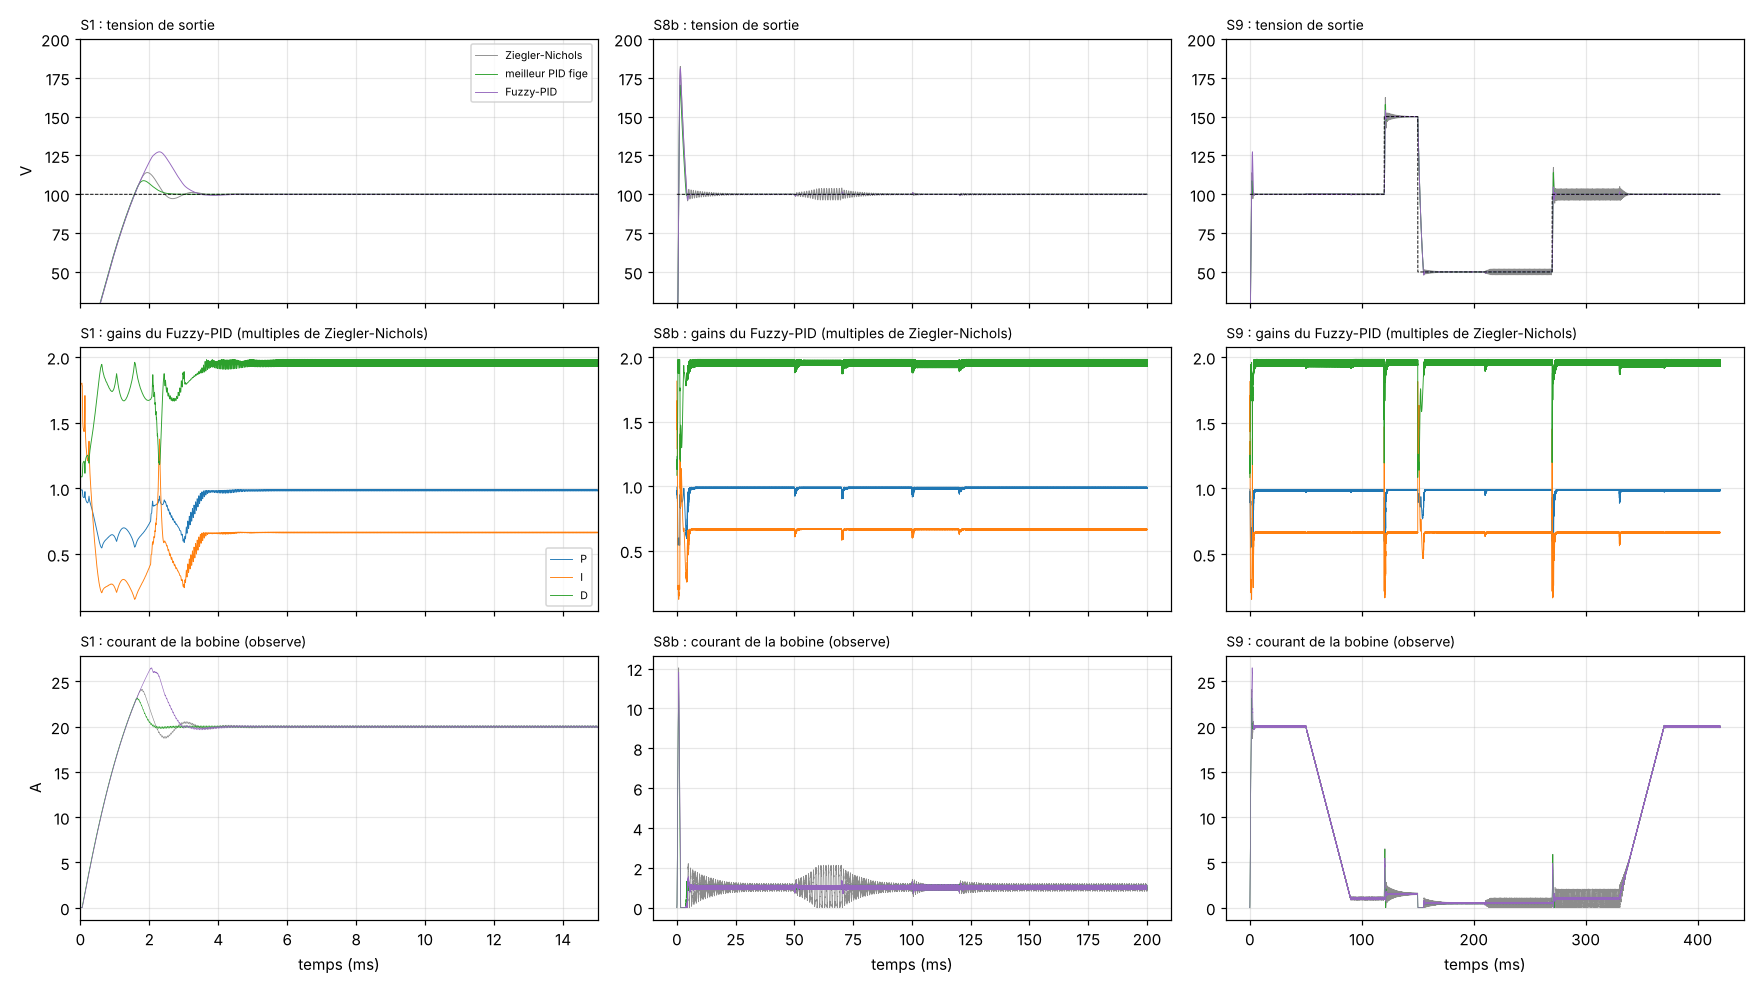

The script that saved this image:
# =============================================================================
# banc_fuzzy_pid.py
#
# VERSION
#   2 (6 octobre 2026) : ordonnancement flou de Zhao, Tomizuka et Isaka
#   (1993) sur le PID classique. Remplace la version 1 du meme jour (systeme
#   flou dans la coquille de l'ELM-PID), supprimee.
#
# OBJECTIF
#   Faire tourner le Fuzzy-PID sur le banc commun, sur les onze essais, a cote
#   de Ziegler-Nichols (meme PID, gains fixes) et du meilleur PID fige, et
#   ecrire ce que Simulink doit retrouver :
#     - predictions_banc_fuzzy_pid.json : resultats attendus sur les onze
#       essais, au format des autres fichiers de predictions (lu par
#       Simuler_Fuzzy_PID.m et Construction_Fuzzy_PID.m) ;
#     - fuzzy_pid_reglages.mat : les nombres de l'ordonnanceur (plages,
#       echelles, tables), lus par ordonnanceur_flou_zhao.m, pour que le bloc
#       et ce banc utilisent les memes nombres ;
#     - reference_rejeu_fuzzy_pid.mat : erreur et gains pas par pas sur
#       quatre essais, et le systeme flou seul sur une grille, que
#       Tester_Fuzzy_PID_Rejeu.m rejoue dans le bloc MATLAB.
#
# LA METHODE (detail, tables et ecarts declares : criteres_fuzzy_pid.txt)
#   A chaque periode Tc = 1/220 000 s :
#   1. e(k) = consigne - mesure, De(k) = e(k) - e(k-1) (0 au premier pas) ;
#      e' = e / E_M, De' = De / DE_M ; sept ensembles triangulaires par
#      entree (NB ... PB), extremites prolongees.
#   2. 49 regles (tableaux I, II, III de l'article) : poids mu_i = produit
#      des appartenances ; K'p = somme mu_i x_C(mu_i), K'd idem, alpha =
#      somme mu_i alpha_i, avec x_Small(mu) = exp(-4 mu), x_Big(mu) =
#      1 - exp(-4 mu).
#   3. Kp = Kp_min + (Kp_max - Kp_min) K'p ; Kd = Kd_min + (Kd_max - Kd_min) K'd ;
#      Ki = Kp^2 / (alpha Kd). Ce sont les champs P, I, D du bloc PID.
#   4. Le PID est le bloc "PID Controller" de Ziegler-Nichols (forme
#      Parallel, Forward Euler, filtre N, saturation [0.01 ; 0.99], clamping)
#      avec P, I, D recus a ce pas : memes operations que PIDClassique du
#      banc commun.
#
# FICHIERS NECESSAIRES (dans le meme dossier que ce script)
#   banc_commun.py (version 2.1), scenarios_communs.json, scenario_S*.mat,
#   predictions_banc_pid_fige.json.
#   Facultatif : banc_elm_pid_resultats.json, banc_pinn_pid_resultats.json
#   (s'ils sont la, leur J est rappele a la fin, sans melange).
#
# CE QUE PRODUIT CE SCRIPT
#   predictions_banc_fuzzy_pid.json, fuzzy_pid_reglages.mat,
#   reference_rejeu_fuzzy_pid.mat, banc_fuzzy_pid_resultats.json,
#   banc_fuzzy_pid.png (tension, gains et courant sur S1, S8b et S9),
#   fuzzy_pid_surfaces.png (K'p, K'd et alpha en fonction de e' et De').
#
# BIBLIOTHEQUES NECESSAIRES (pip install numpy scipy matplotlib)
#
# COMMENT LANCER CE SCRIPT
#   python banc_fuzzy_pid.py      (quelques minutes)
#
# ORDRE D'EXECUTION
#   1. ce script ; 2. Tester_Fuzzy_PID_Rejeu.m ; 3. Construction_Fuzzy_PID.m ;
#   4. verifier_modele_fuzzy_pid.py ; 5. Simuler_Fuzzy_PID.m.
# =============================================================================


# %% ETAPE 0 : bibliotheques, reglages et definitions du banc commun

import os                                     # chemins de fichiers
import json                                   # lecture et ecriture au format texte
import math                                   # exponentielle (meme fonction scalaire que MATLAB)
import time                                   # duree d'execution
import numpy as np                            # calcul numerique
from scipy.io import savemat                  # fichiers .mat
import matplotlib.pyplot as plt               # figures

try:                                          # dossier du script (ou dossier courant dans un notebook)
    DOSSIER_FUZZY = os.path.dirname(os.path.abspath(__file__))
except NameError:
    DOSSIER_FUZZY = os.getcwd()

with open(os.path.join(DOSSIER_FUZZY, "banc_commun.py"), encoding="utf-8") as f:
    SOURCE_BANC = f.read()
MARQUE = "# === FIN DES DEFINITIONS DU BANC COMMUN ==="
if MARQUE not in SOURCE_BANC or "iL_max_dem_A" not in SOURCE_BANC:
    raise RuntimeError("banc_commun.py n'est pas la version 2.1 (observation du courant) : prendre la version a jour.")
exec(SOURCE_BANC[:SOURCE_BANC.index(MARQUE)])  # constantes, essais, Circuit, simuler, grandeurs, PIDClassique

T_DEBUT = time.time()                         # pour la duree totale
ESSAIS = {sc["code"]: sc for sc in SCENARIOS}  # les onze essais, par code
CODES_IAE = ["S1", "S3", "S4", "S5", "S6", "S7a", "S7b", "S8a", "S8b", "S9"]   # IAE de 30 ms a la fin
CODES_DEM = ["S1", "S8a", "S8b"]              # IAE du demarrage (5, 25 et 98 ohms)
K30 = int(round(0.03 / TC))                   # instant 30 ms (numero de pas Tc)
CODES_REJEU = ["S1", "S7a", "S8b", "S9"]      # essais rejoues dans le bloc MATLAB

# Ecart 1 : Ku et Tu equivalents (regle du point critique appliquee a l'envers aux gains de Ziegler-Nichols)
KU = PID_P / 0.6                              # Kp = 0.6 Ku
TU = 2.0 * PID_P / PID_I                      # Ti = P / I = 0.5 Tu
KP_MIN, KP_MAX = 0.32 * KU, 0.6 * KU          # eq. 12
KD_MIN, KD_MAX = 0.08 * KU * TU, 0.15 * KU * TU
# Ecart 2 : echelles de e et De
E_M = 100.0                                   # hauteur de l'echelon de consigne (V)
PENTE_BO = 81937.0                            # pente maximale de la reponse indicielle en boucle ouverte (V/s)
DE_M = PENTE_BO * TC                          # (V par periode Tc)

# Tableaux I, II, III de l'article (lignes e = NB..PB, colonnes De = NB..PB) ; 1 = Big, 0 = Small
B, S = 1, 0
TABLE_KP = np.array([[B, B, B, B, B, B, B],
                     [S, B, B, B, B, B, S],
                     [S, S, B, B, B, S, S],
                     [S, S, S, B, S, S, S],
                     [S, S, B, B, B, S, S],
                     [S, B, B, B, B, B, S],
                     [B, B, B, B, B, B, B]])
TABLE_KD = np.array([[S, S, S, S, S, S, S],
                     [B, B, S, S, S, B, B],
                     [B, B, B, S, B, B, B],
                     [B, B, B, B, B, B, B],
                     [B, B, B, S, B, B, B],
                     [B, B, S, S, S, B, B],
                     [S, S, S, S, S, S, S]])
TABLE_ALPHA = np.array([[2, 2, 2, 2, 2, 2, 2],
                        [3, 3, 2, 2, 2, 3, 3],
                        [4, 3, 3, 2, 3, 3, 4],
                        [5, 4, 3, 3, 3, 4, 5],
                        [4, 3, 3, 2, 3, 3, 4],
                        [3, 3, 2, 2, 2, 3, 3],
                        [2, 2, 2, 2, 2, 2, 2]], dtype=float)
# Controle avec le texte de l'article (points a1 et b1 de la fig. 4)
if not (TABLE_KP[6, 3] == B and TABLE_KD[6, 3] == S and TABLE_ALPHA[6, 3] == 2
        and TABLE_KP[3, 0] == S and TABLE_KD[3, 0] == B and TABLE_ALPHA[3, 0] == 5):
    raise RuntimeError("Les tables ne redonnent pas les deux regles citees dans le texte de l'article.")
for T in (TABLE_KP, TABLE_KD, TABLE_ALPHA):   # tables symetriques par rapport au centre, comme dans l'article
    if not np.array_equal(T, T[::-1, ::-1]):
        raise RuntimeError("Table non symetrique : erreur de recopie.")

K_ZN = np.array([PID_P, PID_I, PID_D])        # Ziegler-Nichols (champs P, I, D du bloc)
print(f"Ku = {KU:.6f}, Tu = {TU * 1e3:.5f} ms ; Kp de {KP_MIN:.6f} a {KP_MAX:.6f} ({KP_MIN / PID_P:.3f} a "
      f"{KP_MAX / PID_P:.3f} fois P) ; Kd de {KD_MIN:.4e} a {KD_MAX:.4e} ({KD_MIN / PID_D:.3f} a {KD_MAX / PID_D:.3f} fois D).")
print(f"Echelles : E_M = {E_M:.1f} V, DE_M = {DE_M:.5f} V par periode Tc.")

# Meilleur PID fige (reference oracle)
with open(os.path.join(DOSSIER_FUZZY, "predictions_banc_pid_fige.json"), encoding="utf-8") as f:
    GAINS_FIGE = json.load(f)["gains"]


def titre(texte):
    """Bandeau de titre dans la console."""
    print("\n" + "=" * 78 + "\n " + texte + "\n" + "=" * 78)


# %% ETAPE 1 : l'ordonnanceur flou (copie de ordonnanceur_flou_zhao.m) et le PID

def appartenances(x):
    """Degres d'appartenance de x (deja normalise) aux sept ensembles
    NB NM NS ZO PS PM PB : triangles centres en -1, -2/3, ..., 1, de
    demi-largeur 1/3, extremites prolongees (memes formules que le bloc)."""
    xs = min(max(x, -1.0), 1.0)
    return [max(0.0, 1.0 - abs(3.0 * xs - (j - 3))) for j in range(7)]


def zhao(e, de, echelle_e=1.0, echelle_de=1.0):
    """K'p, K'd et alpha de l'article pour (e, De) en volts (eq. 6 a 10).
    Les regles sont parcourues ligne par ligne, celles de poids nul sautees,
    dans le meme ordre que le bloc MATLAB."""
    mE = appartenances(e / (E_M * echelle_e))
    mD = appartenances(de / (DE_M * echelle_de))
    kp = kd = al = 0.0
    for i in range(7):
        if mE[i] > 0.0:
            for j in range(7):
                if mD[j] > 0.0:
                    w = mE[i] * mD[j]                    # eq. 8 (produit)
                    q = math.exp(-4.0 * w)               # x_Small(w) ; x_Big(w) = 1 - q
                    kp += w * (1.0 - q if TABLE_KP[i, j] else q)    # eq. 10a
                    kd += w * (1.0 - q if TABLE_KD[i, j] else q)    # eq. 10b
                    al += w * TABLE_ALPHA[i, j]                     # eq. 10c
    return kp, kd, al


def gains_zhao(e, de, **ech):
    """Champs P, I, D du bloc PID (eq. 11)."""
    kp, kd, al = zhao(e, de, **ech)
    Kp = KP_MIN + (KP_MAX - KP_MIN) * kp
    Kd = KD_MIN + (KD_MAX - KD_MIN) * kd
    return Kp, Kp * Kp / (al * Kd), Kd


class FuzzyPID:
    """Le bloc PID de Ziegler-Nichols (memes operations que PIDClassique du
    banc commun) dont P, I et D sont donnes a chaque pas par l'ordonnanceur
    de Zhao. gains_fixes = True : gains de Ziegler-Nichols (controle)."""

    def __init__(self, gains_fixes=False, figes="", **ech):
        self.figes = figes                    # diagnostic de l'etape 4c : gains gardes a Ziegler-Nichols ("P", "ID"...)
        self.xI = PID_CI_INTEGRATEUR          # etat de l'integrateur
        self.xF = PID_CI_FILTRE               # etat du filtre de derivee
        self.e1 = None                        # erreur du pas precedent
        self.fixes, self.ech = gains_fixes, ech
        self.K_pas = []                       # gains [P I D] utilises a chaque pas
        self.zh_pas = []                      # [K'p K'd alpha] a chaque pas

    def pas(self, e):
        de = 0.0 if self.e1 is None else e - self.e1     # ecart 4 : De(0) = 0
        self.e1 = e
        if self.fixes:
            P, I, D = PID_P, PID_I, PID_D
            self.zh_pas.append((float("nan"),) * 3)
        else:
            kp, kd, al = zhao(e, de, **self.ech)
            P = KP_MIN + (KP_MAX - KP_MIN) * kp
            D = KD_MIN + (KD_MAX - KD_MIN) * kd
            I = P * P / (al * D)
            if self.figes:                    # diagnostic seulement (etape 4c)
                P = PID_P if "P" in self.figes else P
                I = PID_I if "I" in self.figes else I
                D = PID_D if "D" in self.figes else D
            self.zh_pas.append((kp, kd, al))
        self.K_pas.append((P, I, D))
        derivee = PID_N * (D * e - self.xF)              # terme derive filtre
        u = P * e + self.xI + derivee                    # somme des trois termes
        u_sat = min(max(u, D_MIN), D_MAX)
        entree_I = I * e
        bloque = (u != u_sat) and (np.sign(entree_I) == np.sign(u - u_sat))
        if not bloque:
            self.xI += TC * entree_I
        self.xF += TC * derivee
        return u_sat


# Controle 1 : points du systeme flou calcules a la main
q1 = 1.0 - math.exp(-4.0)                     # x_Big(1)
controles = [((0.0, 0.0), (q1, q1, 3.0)),      # (ZO, ZO) seule : Big, Big, 3
             ((100.0, 0.0), (q1, math.exp(-4.0), 2.0)),         # (PB, ZO) : Big, Small, 2 (point a1)
             ((0.0, -DE_M), (math.exp(-4.0), q1, 5.0)),         # (ZO, NB) : Small, Big, 5 (point b1)
             ((50.0, 0.0), (2 * 0.5 * (1 - math.exp(-2.0)), 2 * 0.5 * math.exp(-2.0), 2.0))]
for (e_, de_), att in controles:          # (50 V = e' 0.5 : moitie PS, moitie PM ; De ZO)
    obt = zhao(e_, de_)
    if max(abs(a - b) for a, b in zip(obt, att)) > 1e-12:
        raise RuntimeError(f"Systeme flou : ({e_}, {de_}) donne {obt}, attendu {att}.")
print("Controle du systeme flou : quatre points calcules a la main retrouves.")
Kp0, Ki0, Kd0 = gains_zhao(0.0, 0.0)
print(f"Gains au repos (ZO, ZO) : Kp {Kp0 / PID_P:.3f} P, Ki {Ki0 / PID_I:.3f} I, Kd {Kd0 / PID_D:.3f} D.")


# %% ETAPE 2 : evaluation d'un regulateur sur les onze essais

def evaluer(fabrique, codes=None):
    """Simule un nouveau regulateur (fabrique()) sur chaque essai et renvoie,
    par essai : grandeurs du banc commun, IAE du demarrage, retours, et le
    regulateur (pour ses gains)."""
    res = {}
    for code in (codes or list(ESSAIS)):
        reg = fabrique()
        sim = simuler(reg, ESSAIS[code])
        o = grandeurs(sim, ESSAIS[code])
        e = sim["consigne"] - sim["v"]
        res[code] = {"o": o, "IAE_dem": float(np.sum(np.abs(e[:K30])) * TC),
                     "revenus": bool(all(ev["revenu"] for ev in o["evenements"])), "reg": reg, "sim": sim}
    return res


def termes(res):
    """Les 13 termes du cout du meilleur PID fige."""
    return np.array([res[c]["o"]["IAE"] for c in CODES_IAE] + [res[c]["IAE_dem"] for c in CODES_DEM])


class PIDParallele(PIDClassique):
    """PID du bloc Simulink (forme Parallel, clamping) avec d'autres gains P, I, D."""

    def __init__(self, P, I, D):
        super().__init__()
        self.P, self.I, self.D = P, I, D

    def pas(self, e):
        derivee = PID_N * (self.D * e - self.xF)
        u = self.P * e + self.xI + derivee
        u_sat = min(max(u, D_MIN), D_MAX)
        entree_I = self.I * e
        if not ((u != u_sat) and (np.sign(entree_I) == np.sign(u - u_sat))):
            self.xI += TC * entree_I
        self.xF += TC * derivee
        return u_sat


titre("ETAPE 2 : les references")
REF = {}
REF["Ziegler-Nichols"] = evaluer(lambda: PIDClassique())
REF["meilleur PID fige"] = evaluer(lambda: PIDParallele(GAINS_FIGE["P"], GAINS_FIGE["I"], GAINS_FIGE["D"]))
T_ZN = termes(REF["Ziegler-Nichols"])
J_FIGE = float(np.mean(termes(REF["meilleur PID fige"]) / T_ZN))
print(f"  Meilleur PID fige : J = {J_FIGE:.3f} (recherche_pid_fige.py : 0.738).")

# Controle 2 : gains forces a Ziegler-Nichols = PID classique du banc a l'identique
fige = evaluer(lambda: FuzzyPID(gains_fixes=True), ["S1", "S8b"])
ecart_zn = max(float(np.max(np.abs(fige[c]["sim"]["d"] - REF["Ziegler-Nichols"][c]["sim"]["d"]))) for c in fige)
print(f"  Controle : Fuzzy-PID a gains forces contre PID classique, ecart maximal sur d : {ecart_zn:.1e}.")
if ecart_zn > 0.0:
    raise RuntimeError("A gains forces, le Fuzzy-PID ne redonne pas le PID classique du banc.")


# %% ETAPE 3 : le Fuzzy-PID sur les onze essais

titre("ETAPE 3 : le Fuzzy-PID (Zhao) sur les onze essais")


def bilan(nom, res):
    """Cout J, retours et une ligne par essai."""
    J = float(np.mean(termes(res) / T_ZN))
    non = [c for c in CODES_IAE if not res[c]["revenus"]]
    print(f"\n  {nom} : J = {J:.3f} ; {'tous les evenements reviennent' if not non else 'pas revenus : ' + ', '.join(non)}")
    for code, r in res.items():
        o = r["o"]
        ligne = (f"    {code:4s} depassement {o['depassement_pct']:5.1f} %, etabli {o['t_etab_ms']:5.2f} ms, "
                 f"IAE {o['IAE'] * 1e3:7.2f} mV.s, efficace {o['e_eff_V'] * 1e3:7.1f} mV, |dd| {o['dd_moyen']:.4f}, "
                 f"iL crete {o['iL_max_dem_A']:5.1f} A")
        if isinstance(r["reg"], FuzzyPID) and not r["reg"].fixes:
            K = np.array(r["reg"].K_pas)[K30:] / K_ZN
            ligne += (f" ; apres 30 ms : Kp {K[:, 0].min():.2f}-{K[:, 0].max():.2f}, Ki {K[:, 1].min():.2f}-"
                      f"{K[:, 1].max():.2f}, Kd {K[:, 2].min():.2f}-{K[:, 2].max():.2f} (x ZN)")
        print(ligne)
    return J


J_ZN = bilan("Ziegler-Nichols (meme PID, gains fixes)", REF["Ziegler-Nichols"])
FZ = evaluer(lambda: FuzzyPID())
J_FZ = bilan("Fuzzy-PID", FZ)

print("\n  Evenements, Fuzzy-PID (Ziegler-Nichols entre parentheses) :")
for code in ("S2", "S3", "S4", "S5", "S6", "S8a", "S8b", "S9"):
    for ev, ev0 in zip(FZ[code]["o"]["evenements"], REF["Ziegler-Nichols"][code]["o"]["evenements"]):
        etat = ("reste dans la bande" if ev["reste_dans_bande"] else
                f"retour en {ev['t_retour_ms']:.2f} ms" if ev["revenu"] else "PAS REVENU")
        print(f"    {code:4s} a {ev['t_ms']:6.1f} ms : ecart max {ev['e_max_V']:6.2f} V ({ev0['e_max_V']:6.2f}), "
              f"IAE {ev['IAE'] * 1e3:7.2f} mV.s ({ev0['IAE'] * 1e3:7.2f}), crete a crete en fin "
              f"{ev['e_crete_a_crete_fin_V']:5.2f} V ({ev0['e_crete_a_crete_fin_V']:5.2f}), {etat}")


# %% ETAPE 4 : sensibilite (pas des candidats)

titre("ETAPE 4 : sensibilite (L ou C a +-0.1 % ; echelles E_M et DE_M x0.5 et x2)")
L_NOM, C_NOM = L_BOB, C_CONV                  # valeurs nominales, retablies a la fin
SENSIBILITE = []
print(f"  {'variante':16s} {'J':>6s}  {'non revenus':12s} {'S1 dep. %':>9s} {'S7a eff':>8s} {'S8b IAE':>8s} {'S9 IAE':>8s}")
for nom_p, fl, fc, ech in (("nominal", 1.0, 1.0, {}), ("L - 0.1 %", 0.999, 1.0, {}), ("L + 0.1 %", 1.001, 1.0, {}),
                           ("C - 0.1 %", 1.0, 0.999, {}), ("C + 0.1 %", 1.0, 1.001, {}),
                           ("E_M x0.5", 1.0, 1.0, {"echelle_e": 0.5}), ("E_M x2", 1.0, 1.0, {"echelle_e": 2.0}),
                           ("DE_M x0.5", 1.0, 1.0, {"echelle_de": 0.5}), ("DE_M x2", 1.0, 1.0, {"echelle_de": 2.0})):
    L_BOB, C_CONV = L_NOM * fl, C_NOM * fc   # le banc lit ces constantes a chaque nouveau circuit
    r = FZ if nom_p == "nominal" else evaluer(lambda: FuzzyPID(**ech))
    J_v = float(np.mean(termes(r) / T_ZN))
    non = [c for c in CODES_IAE if not r[c]["revenus"]]
    SENSIBILITE.append({"variante": nom_p, "J": J_v, "non_revenus": non,
                        "S1_depassement_pct": r["S1"]["o"]["depassement_pct"], "S7a_e_eff_V": r["S7a"]["o"]["e_eff_V"],
                        "S8b_IAE": r["S8b"]["o"]["IAE"], "S9_IAE": r["S9"]["o"]["IAE"]})
    print(f"  {nom_p:16s} {J_v:6.3f}  {(','.join(non) or '-'):12s} {r['S1']['o']['depassement_pct']:9.1f} "
          f"{r['S7a']['o']['e_eff_V'] * 1e3:8.1f} {r['S8b']['o']['IAE'] * 1e3:8.2f} {r['S9']['o']['IAE'] * 1e3:8.2f}")
    L_BOB, C_CONV = L_NOM, C_NOM              # circuit nominal retabli
J_LC = [x["J"] for x in SENSIBILITE[:5]]
print(f"\n  J entre {min(J_LC):.3f} et {max(J_LC):.3f} selon L ou C a +-0.1 %.")


# %% ETAPE 4c : diagnostic fait apres le premier calcul (pas des candidats)

titre("ETAPE 4c : diagnostic apres coup : quel gain ordonnance fait quoi (S1 et S8b)")
print("  Ajoute apres le premier calcul, pour expliquer le depassement de S1 et la stabilisation de S8b.")
print("  Un gain 'fige' garde la valeur de Ziegler-Nichols ; les autres suivent l'ordonnanceur.")
DIAGNOSTIC = {}
for figes in ("", "P", "I", "D", "PI", "PD", "ID"):
    ligne = []
    for code in ("S1", "S8b"):
        r = evaluer(lambda: FuzzyPID(figes=figes), [code])[code] if figes else FZ[code]
        DIAGNOSTIC[f"{figes or 'aucun'} {code}"] = {"depassement_pct": r["o"]["depassement_pct"], "IAE": r["o"]["IAE"],
                                                   "revenus": r["revenus"]}
        ligne.append(f"{code} depassement {r['o']['depassement_pct']:5.1f} %, IAE {r['o']['IAE'] * 1e3:6.2f} mV.s, "
                     f"{'revenu' if r['revenus'] else 'PAS REVENU'}")
    print(f"  figes : {figes or 'aucun':6s} " + " ; ".join(ligne))


# %% ETAPE 5 : comparaison et previsions

titre("ETAPE 5 : Fuzzy-PID face aux references, et previsions")
TOUS = {"Ziegler-Nichols": REF["Ziegler-Nichols"], "meilleur PID fige": REF["meilleur PID fige"], "Fuzzy-PID": FZ}
J_TOUS = {nom: float(np.mean(termes(res) / T_ZN)) for nom, res in TOUS.items()}
print("  " + " " * 28 + "".join(f"{nom:>20s}" for nom in TOUS))
print("  " + f"{'cout J':28s}" + "".join(f"{J_TOUS[n]:20.3f}" for n in TOUS))
print("  " + f"{'evenements non revenus':28s}" + "".join(
    f"{(','.join(c for c in CODES_IAE if not TOUS[n][c]['revenus']) or '-'):>20s}" for n in TOUS))
for code in ESSAIS:
    for cle, etiquette, fmt, k in (("depassement_pct", "depassement %", "{:.1f}", 1.0), ("IAE", "IAE mV.s", "{:.2f}", 1e3),
                                   ("e_eff_V", "ecart efficace mV", "{:.1f}", 1e3), ("iL_max_dem_A", "iL crete dem. A", "{:.1f}", 1.0)):
        if cle == "depassement_pct" and code not in ("S1", "S8a", "S8b"):
            continue
        if cle == "iL_max_dem_A" and code not in ("S1", "S8b"):
            continue
        print("  " + f"{code + ' ' + etiquette:28s}" + "".join(f"{fmt.format(TOUS[n][code]['o'][cle] * k):>20s}" for n in TOUS))
print("  " + f"{'activite |dd| (S1)':28s}" + "".join(f"{TOUS[n]['S1']['o']['dd_moyen']:20.4f}" for n in TOUS))


def decomposition(res):
    r = termes(res) / T_ZN
    return float(np.mean(r[:len(CODES_IAE)])), float(np.mean(r[len(CODES_IAE):]))


DECOMP = {nom: decomposition(TOUS[nom]) for nom in TOUS}
print("\n  Decomposition de J (moyenne des 10 IAE apres 30 ms ; moyenne des 3 IAE de demarrage) :")
for nom in TOUS:
    print(f"    {nom:20s} apres 30 ms {DECOMP[nom][0]:.3f} ; demarrage {DECOMP[nom][1]:.3f}")

AUTRES = {}                                   # J des autres methodes, sur leur propre structure
for nom, fichier in (("ELM-PID", "banc_elm_pid_resultats.json"), ("PINN-PID", "banc_pinn_pid_resultats.json")):
    chemin = os.path.join(DOSSIER_FUZZY, fichier)
    if os.path.isfile(chemin):
        with open(chemin, encoding="utf-8") as f:
            AUTRES[nom] = json.load(f).get("J", {})
if AUTRES:
    print("\n  Rappel, autre structure (loi de Lu ; R0 = cette loi sans adaptation) : " +
          " ; ".join(f"{n} {j.get(n, float('nan')):.3f} (R0 {j.get('R0', float('nan')):.3f})" for n, j in AUTRES.items()))

ZN = REF["Ziegler-Nichols"]
P = {}
P["P1"] = 2.0 <= FZ["S1"]["o"]["depassement_pct"] <= 10.0
P["P2"] = all(abs(ev["e_max_V"] / ev0["e_max_V"] - 1.0) <= 0.10 for c in ("S3", "S4", "S5")
              for ev, ev0 in zip(FZ[c]["o"]["evenements"], ZN[c]["o"]["evenements"]))
P["P3"] = all(FZ[c]["o"]["e_eff_V"] >= 1.05 * ZN[c]["o"]["e_eff_V"] for c in ("S7a", "S7b"))
P["P4"] = not (FZ["S8b"]["revenus"] and FZ["S9"]["revenus"])
P["P5"] = 0.85 <= J_FZ <= 1.10
TEXTE_P = {"P1": f"depassement S1 entre 2 et 10 % : {FZ['S1']['o']['depassement_pct']:.2f} % (ZN "
                 f"{ZN['S1']['o']['depassement_pct']:.2f} %)",
           "P2": "ecart maximal de S3, S4, S5 a +-10 % de Ziegler-Nichols : " + ", ".join(
               f"{ev['e_max_V'] / ev0['e_max_V']:.2f}" for c in ("S3", "S4", "S5")
               for ev, ev0 in zip(FZ[c]["o"]["evenements"], ZN[c]["o"]["evenements"])),
           "P3": f"S7a, S7b au moins 5 % au-dessus de ZN : {FZ['S7a']['o']['e_eff_V'] * 1e3:.1f} mV ("
                 f"{ZN['S7a']['o']['e_eff_V'] * 1e3:.1f}), {FZ['S7b']['o']['e_eff_V'] * 1e3:.1f} mV ("
                 f"{ZN['S7b']['o']['e_eff_V'] * 1e3:.1f})",
           "P4": f"S8b et S9 pas tous revenus : S8b {'revenu' if FZ['S8b']['revenus'] else 'pas revenu'}, "
                 f"S9 {'revenu' if FZ['S9']['revenus'] else 'pas revenu'}",
           "P5": f"J entre 0.85 et 1.10 : {J_FZ:.3f}"}
print("\n  Previsions de criteres_fuzzy_pid.txt :")
for k in P:
    print(f"    {k} {'juste' if P[k] else 'FAUSSE'} : {TEXTE_P[k]}")


# %% ETAPE 6 : fichiers pour Simulink et MATLAB, resultats et figures

titre("ETAPE 6 : fichiers pour Simulink et MATLAB")
pas_1ms = int(round(1e-3 / TC))               # 220 periodes Tc
# 1. Resultats attendus (format des autres fichiers de predictions)
REGLAGES = {"KU": KU, "TU": TU, "KP_MIN": KP_MIN, "KP_MAX": KP_MAX, "KD_MIN": KD_MIN, "KD_MAX": KD_MAX,
            "E_M": E_M, "DE_M": DE_M, "TABLE_KP": TABLE_KP.tolist(), "TABLE_KD": TABLE_KD.tolist(),
            "TABLE_ALPHA": TABLE_ALPHA.tolist()}
predictions = {"version": 2, "Te": TC,
               "regulateur": "Fuzzy-PID (ordonnancement flou de Zhao, Tomizuka et Isaka 1993, bloc PID de "
                             "Ziegler-Nichols a gains externes)",
               "reglages": REGLAGES, "controle": {"ecart_gains_forces_PID_classique": ecart_zn}, "essais": {}}
for code, r in FZ.items():
    K = np.array(r["reg"].K_pas)              # gains [P I D] utilises a chaque pas
    predictions["essais"][code] = {"grandeurs": r["o"],
                                   "v_toutes_les_ms": r["sim"]["v"][::pas_1ms].tolist(),
                                   "iL_toutes_les_ms": r["sim"]["iL"][::pas_1ms].tolist(),
                                   "d_moyen_par_ms": [float(np.mean(r["sim"]["d"][i:i + pas_1ms]))
                                                      for i in range(0, len(r["sim"]["d"]) - pas_1ms + 1, pas_1ms)],
                                   "K_toutes_les_ms": K[::pas_1ms].tolist()}
with open(os.path.join(DOSSIER_FUZZY, "predictions_banc_fuzzy_pid.json"), "w", encoding="utf-8") as f:
    json.dump(predictions, f, indent=1, allow_nan=False)
print("  predictions_banc_fuzzy_pid.json ecrit.")

# 2. Reglages du bloc MATLAB
savemat(os.path.join(DOSSIER_FUZZY, "fuzzy_pid_reglages.mat"),
        {"KP_MIN": KP_MIN, "KP_MAX": KP_MAX, "KD_MIN": KD_MIN, "KD_MAX": KD_MAX, "E_M": E_M, "DE_M": DE_M,
         "TABLE_KP": TABLE_KP.astype(float), "TABLE_KD": TABLE_KD.astype(float), "TABLE_ALPHA": TABLE_ALPHA,
         "K_ZN": K_ZN.reshape(1, 3), "TC": TC, "VERSION": 2.0})
print("  fuzzy_pid_reglages.mat ecrit (reglages du bloc).")

# 3. Reference du test de rejeu MATLAB
rejeu = {}
for code in CODES_REJEU:
    r = FZ[code]
    rejeu[code] = {"e": (r["sim"]["consigne"] - r["sim"]["mesure"]).reshape(-1, 1),
                   "K": np.array(r["reg"].K_pas), "ZH": np.array(r["reg"].zh_pas)}
grille = np.array([-150, -100, -70, -50, -33.3, -10, -1, -0.05, 0, 0.05, 1, 10, 33.3, 50, 70, 100, 150], float)
grille_d = np.array([-1.0, -0.5, -0.3, -0.2, -0.1, -0.02, -0.001, 0, 0.001, 0.02, 0.1, 0.2, 0.3, 0.5, 1.0], float)
pts = np.array([[a, b] for a in grille for b in grille_d])
rejeu["FIS_ENTREES"] = pts
rejeu["FIS_SORTIES"] = np.array([zhao(a, b) for a, b in pts])
rejeu["FIS_GAINS"] = np.array([gains_zhao(a, b) for a, b in pts])
savemat(os.path.join(DOSSIER_FUZZY, "reference_rejeu_fuzzy_pid.mat"), rejeu, do_compression=True)
print(f"  reference_rejeu_fuzzy_pid.mat ecrit ({', '.join(CODES_REJEU)}, et {len(pts)} points du systeme flou).")


# 4. Resultats pour le memoire
def resume_essais(res):
    return {c: {"grandeurs": res[c]["o"], "IAE_dem": res[c]["IAE_dem"], "revenus": res[c]["revenus"]} for c in res}


sortie = {"version": 2, "reglages": REGLAGES, "J": J_TOUS, "decomposition": DECOMP, "sensibilite": SENSIBILITE,
          "diagnostic": DIAGNOSTIC,
          "previsions": {k: {"juste": bool(P[k]), "detail": TEXTE_P[k]} for k in P},
          "autres_methodes_J": AUTRES, "references": {n: resume_essais(TOUS[n]) for n in TOUS},
          "duree_s": round(time.time() - T_DEBUT, 1)}
with open(os.path.join(DOSSIER_FUZZY, "banc_fuzzy_pid_resultats.json"), "w", encoding="utf-8") as f:
    json.dump(sortie, f, indent=1, allow_nan=False, default=lambda x: None)
print("  banc_fuzzy_pid_resultats.json ecrit.")

# 5. Figure : tension, gains et courant sur S1 (demarrage), S8b et S9
fig, axes = plt.subplots(3, 3, figsize=(16, 9), sharex="col")
for col, (code, xlim) in enumerate((("S1", (0, 15)), ("S8b", None), ("S9", None))):
    for nom, couleur in (("Ziegler-Nichols", "0.55"), ("meilleur PID fige", "tab:green"), ("Fuzzy-PID", "tab:purple")):
        sim = TOUS[nom][code]["sim"]
        axes[0, col].plot(sim["t"] * 1e3, sim["v"], lw=0.6, color=couleur, label=nom)
        axes[2, col].plot(sim["t"] * 1e3, sim["iL"], lw=0.4, color=couleur)
    axes[0, col].plot(sim["t"] * 1e3, sim["consigne"], "k--", lw=0.6)
    K = np.array(FZ[code]["reg"].K_pas) / K_ZN
    t_ms = FZ[code]["sim"]["t"] * 1e3
    for i, nom in enumerate(("P", "I", "D")):
        axes[1, col].plot(t_ms, K[:, i], lw=0.6, label=nom)
    axes[0, col].set_ylim(30, 200)
    axes[0, col].set_title(f"{code} : tension de sortie", fontsize=9, loc="left")
    axes[1, col].set_title(f"{code} : gains du Fuzzy-PID (multiples de Ziegler-Nichols)", fontsize=9, loc="left")
    axes[2, col].set_title(f"{code} : courant de la bobine (observe)", fontsize=9, loc="left")
    axes[2, col].set_xlabel("temps (ms)")
    if xlim:
        axes[2, col].set_xlim(*xlim)
    for ax in axes[:, col]:
        ax.grid(alpha=0.3)
axes[0, 0].legend(fontsize=7)
axes[1, 0].legend(fontsize=7)
axes[0, 0].set_ylabel("V")
axes[2, 0].set_ylabel("A")
fig.tight_layout()
fig.savefig(os.path.join(DOSSIER_FUZZY, "banc_fuzzy_pid.png"), dpi=110)
plt.close(fig)
print("  banc_fuzzy_pid.png ecrit.")

# 6. Figure : K'p, K'd et alpha en fonction de e' et De' (pour le memoire)
xv = np.linspace(-1.2, 1.2, 241)
Z = np.array([[zhao(a * E_M, b * DE_M) for b in xv] for a in xv])   # 241 x 241 x 3
fig, axes = plt.subplots(1, 3, figsize=(15, 4.5))
for i, (nom, ax) in enumerate(zip(("K'p", "K'd", "alpha"), axes)):
    im = ax.pcolormesh(xv, xv, Z[:, :, i], cmap="viridis", shading="nearest")
    ax.set_xlabel("De' = De / DE_M")
    ax.set_ylabel("e' = e / E_M")
    ax.set_title(nom, fontsize=9, loc="left")
    fig.colorbar(im, ax=ax, fraction=0.046)
fig.tight_layout()
fig.savefig(os.path.join(DOSSIER_FUZZY, "fuzzy_pid_surfaces.png"), dpi=110)
plt.close(fig)
print(f"  fuzzy_pid_surfaces.png ecrit. Duree totale : {time.time() - T_DEBUT:.0f} s.")
